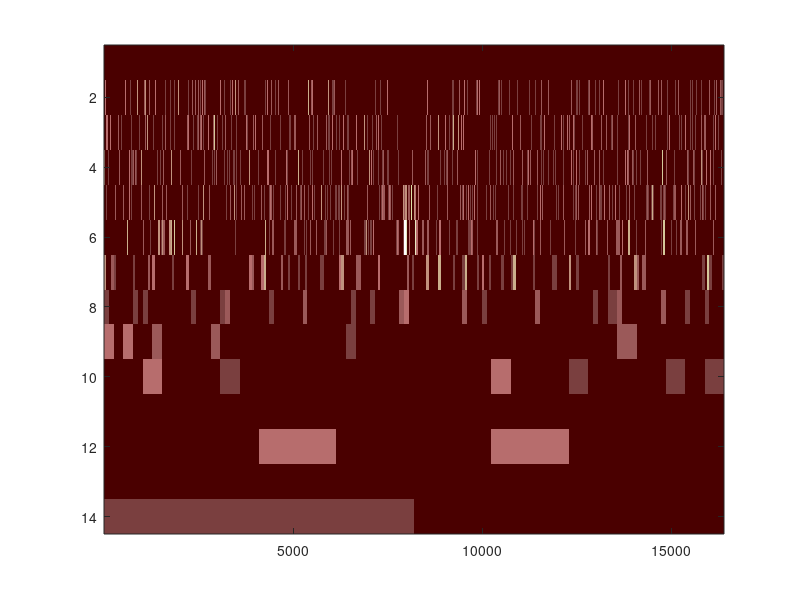

Reproduce this figure in MATLAB.
function plotMos()
load('noiseWithMosquito.mat');
val=signal_with_mosquito;
len=length(val)/2;
mat=zeros(1,length(val));
iter=1;
while len>1
    diff=zeros(1,len);
    smooth=zeros(1,len);
    for i=1:len
        diff(i)=(val(2*i-1)-val(2*i))/sqrt(2);
        smooth(i)=(val(2*i-1)+val(2*i))/sqrt(2);
    end
    mat=[mat;kron(diff,ones(1,2^iter))];
    val=smooth;
    len=round(len/2);
    iter=iter+1;
end
colormap(pink(12));
image(mat);
saveas(gcf,'Mos.jpg');
end